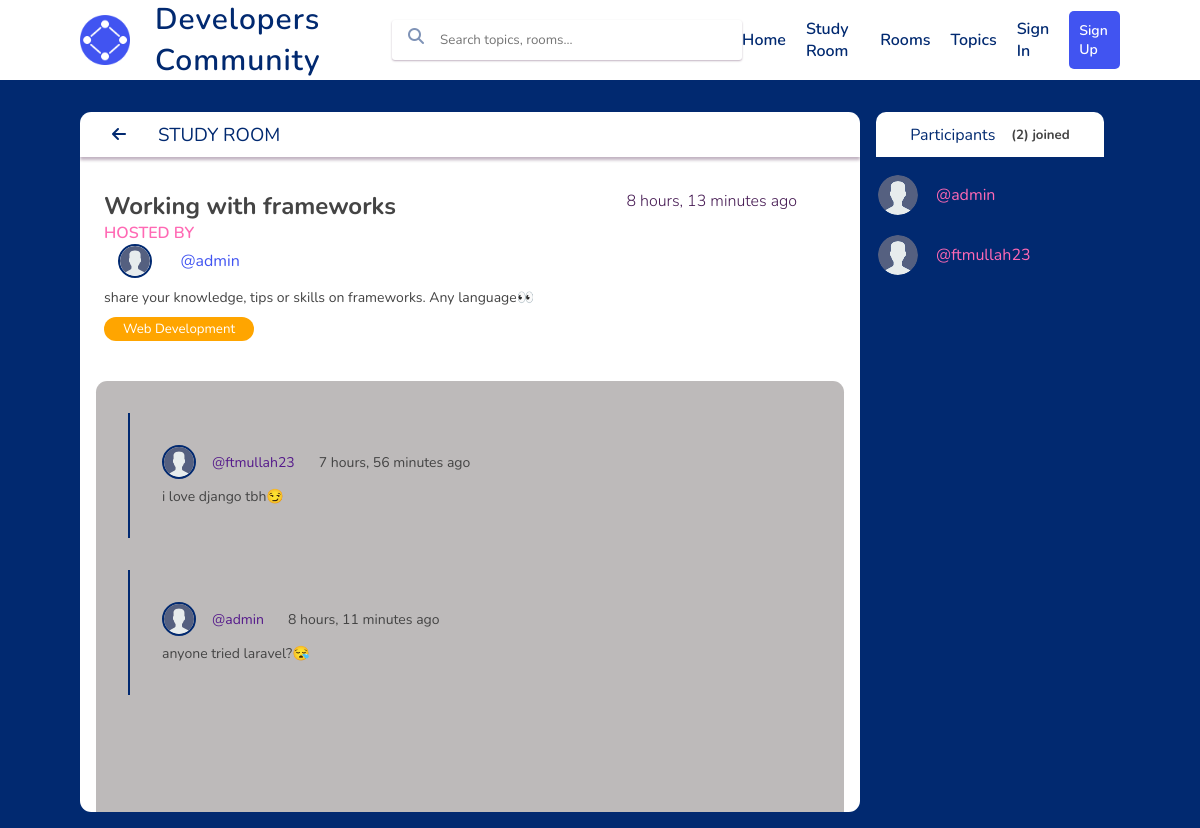
Screenshot of /community/room/6/ with the database file from the repository.
### community/models.py (models this page shows, shortened)
class Room(models.Model):
    host = models.ForeignKey(User, on_delete=models.SET_NULL, null=True)
    topic = models.ForeignKey(Topic, on_delete=models.SET_NULL, null=True)
    name = models.CharField(max_length=200)
    description = models.TextField(null=True, blank=True)
    participants = models.ManyToManyField(User, related_name='participants', blank=True)
    updated = models.DateTimeField(auto_now=True)
    created = models.DateTimeField(auto_now_add=True)
    class Meta:
        ordering = ['-updated', 'created']

class Topic(models.Model):
    name = models.CharField(max_length=200, null=True)
    def __str__(self):
        return self.name

class Message(models.Model):
    user = models.ForeignKey(User, on_delete=models.CASCADE)
    room = models.ForeignKey(Room, on_delete=models.CASCADE)
    body = models.TextField()
    updated = models.DateTimeField(auto_now=True)
    created = models.DateTimeField(auto_now_add=True)

### userauth/models.py (models this page shows)
class User(AbstractUser):
    name = models.CharField(max_length=200, null=True, blank=True)
    email = models.EmailField(unique=True)
    bio = models.TextField(null=True, blank=True)
    avatar = models.ImageField(null=True, default="avatar.svg")
    USERNAME_FIELD = 'email'
    REQUIRED_FIELDS = []

### community/views.py (the view, shortened to what this page needs)
# urls.py: path('', views.study_room, name="study-room"),
def room(request, pk):
    page = 'study-room'
    room = Room.objects.get(id=pk)
    room_messages = room.message_set.all().order_by('-created')
    participants = room.participants.all()
    context = {'page': page, 'room': room, 'room_messages': room_messages, 'participants': participants}
    return render(request, 'community/room.html', context)

### community/templates/community/room.html (shortened to what this page needs)
{% extends "study-room.html" %}
{% block content %}
<section class="community-container">
    <div class="room">
    <div class="room-container scroll">
        <nav>
            <ul>
                <a href="{% url "study-room" %}"><i class="fa-solid fa-arrow-left"></i></a>
                <h1>study room</h1>
            </ul>
        </nav>
        <div class="room-header scroll">
            <div class="room-title">
                <h1>{{room.name}}</h1>
                <h2>{{room.created|timesince}} ago</h2>
            </div>
            <span>hosted by</span>
            <div class="room-host">
                <div class="img">
                    <img src="{{room.host.avatar.url}}" width="30px" height="30px">
                </div>
                <a href="">@{{room.host.username}}</a>
            </div>
            <p>{{room.description}}</p>
            <h5>{{room.topic}}</h5>
        </div>
        <div class="room-conversation">
            <div class="threads scroll">
                {% for message in room_messages %}
            <div class="thread">
                <div class="thread-top">
                    <div class="thread-author">
                        <a href="" class="thread-authorInfo">
                            <div class="avatar thread-img">
                                <img src="{{message.user.avatar.url}}" width="30px" height="30px"/>
                            </div>
                        <span>@{{message.user.username}}</span>
                        </a>
                        <span class="thread-date">{{message.created|timesince}} ago</span>
                    </div>
                </div>
                <div class="thread-details">
                {{message.body}}
                </div>
            </div>
            {% endfor %}
        </div>
        </div>
    </div>
    </div>
    <div class="participants-container">
        <div class="participants-header">
            <h4>Participants</h4>
            <h5>({{room.participants.count}}) joined</h5>
        </div>
        <div class="participants scroll">
            {% for user in participants %}
            <div class="participant">
                <div class="img">
                    <img src="{{user.avatar.url}}" width="40px" height="40px">
                </div>
            <a href="">@{{user.username}}</a>
            </div>
            {% endfor %}
        </div>
    </div>
</section>
{% endblock content %}

### templates/study-room.html (shortened to what this page needs)
{% load static %}
<!DOCTYPE html>
<html lang="en">
<head>
    <link rel="stylesheet" href="https://cdnjs.cloudflare.com/ajax/libs/font-awesome/6.4.2/css/all.min.css" />
    <link rel="stylesheet" href="{% static 'styles/main.css'%}">
</head>
<body>
    {% include "navbar.html" %}
    {% block content %}
    {% endblock content %}
</body>
</html>

### templates/navbar.html (shortened to what this page needs)
{% load static %}
<header>
    {% if page == 'study-room' or page == 'login' or page == 'register' %}
    <div class="logo">
        <img src="{% static 'images/icon3.png' %}" alt="">
        <span>Developers Community</span>
        <div class="nav-form-input">
            <form action="{% url "study-room" %}" method="GET">
                <label><i class="fa-solid fa-magnifying-glass"></i></label>
                <input type="text" name="search" placeholder="Search topics, rooms...">
            </form>
        </div>
    </div>
    <div class="navigation-links">
        <a href="{% url 'home' %}">Home</a>
        <a href="{% url 'study-room' %}">study room</a>
        <a href="">rooms</a>
        <a href="">topics</a>
        {% if request.user.is_authenticated %}
        <a href="{% url 'user-profile' request.user.id%}">profile</a>
        <a href="{% url 'logout' %}">sign out</a>
        {% else %}
        <a href="{% url 'login' %}">sign in</a>
        <a href="{% url 'register' %}">sign up</a>
        {% endif %}
    </div>
    {% endif %}
</header>

### rows the page displays
Room: name "Working with frameworks", created "8 hours, 13 minutes", host.avatar (placeholder picture), host.username "admin", description "share your knowledge, tips or skills on frameworks. Any language👀", topic "Web Development", participants.count "2"
Message: user.avatar (placeholder picture), user.username "ftmullah23", created "7 hours, 56 minutes", body "i love django tbh😏"
Message: user.avatar (placeholder picture), user.username "admin", created "8 hours, 11 minutes", body "anyone tried laravel?😪"
User: avatar (placeholder picture), username "admin"
User: avatar (placeholder picture), username "ftmullah23"
